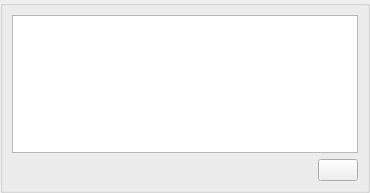
<?xml version="1.0" encoding="UTF-8"?>
<ui version="4.0">
 <class>SyncCollectionWidget</class>
 <widget class="QWidget" name="SyncCollectionWidget">
  <property name="geometry">
   <rect>
    <x>0</x>
    <y>0</y>
    <width>370</width>
    <height>193</height>
   </rect>
  </property>
  <layout class="QVBoxLayout" name="verticalLayout">
   <property name="margin">
    <number>0</number>
   </property>
   <item>
    <widget class="QGroupBox" name="groupBox">
     <layout class="QGridLayout" name="gridLayout">
      <item row="0" column="0" colspan="2">
       <widget class="TreeView" name="tree"/>
      </item>
      <item row="2" column="0">
       <spacer name="horizontalSpacer">
        <property name="orientation">
         <enum>Qt::Horizontal</enum>
        </property>
        <property name="sizeHint" stdset="0">
         <size>
          <width>294</width>
          <height>20</height>
         </size>
        </property>
       </spacer>
      </item>
      <item row="2" column="1">
       <widget class="KPushButton" name="button"/>
      </item>
     </layout>
    </widget>
   </item>
  </layout>
 </widget>
 <customwidgets>
  <customwidget>
   <class>KPushButton</class>
   <extends>QPushButton</extends>
   <header>kpushbutton.h</header>
  </customwidget>
  <customwidget>
   <class>TreeView</class>
   <extends>QTreeView</extends>
   <header>treeview.h</header>
  </customwidget>
 </customwidgets>
 <resources/>
 <connections/>
</ui>
